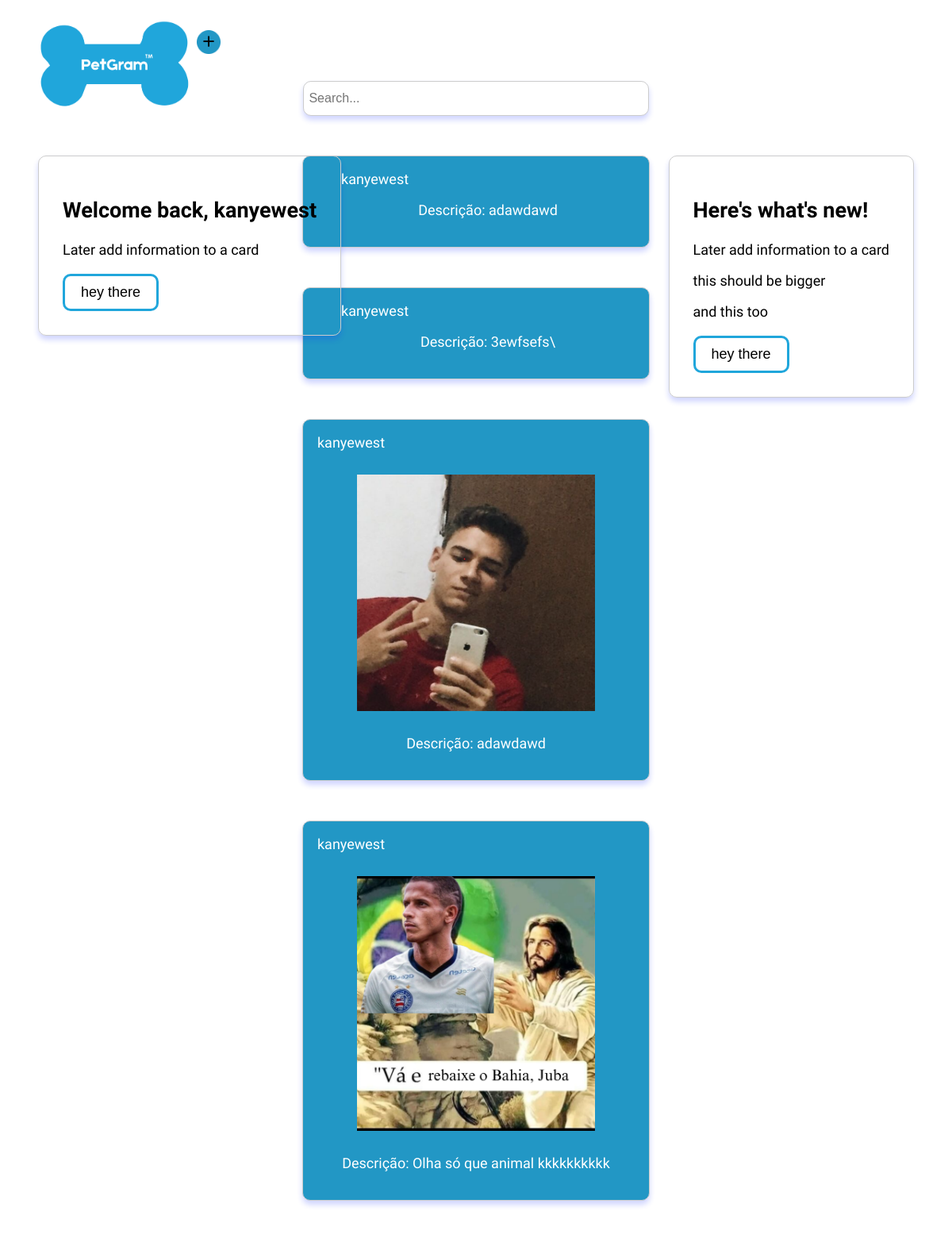
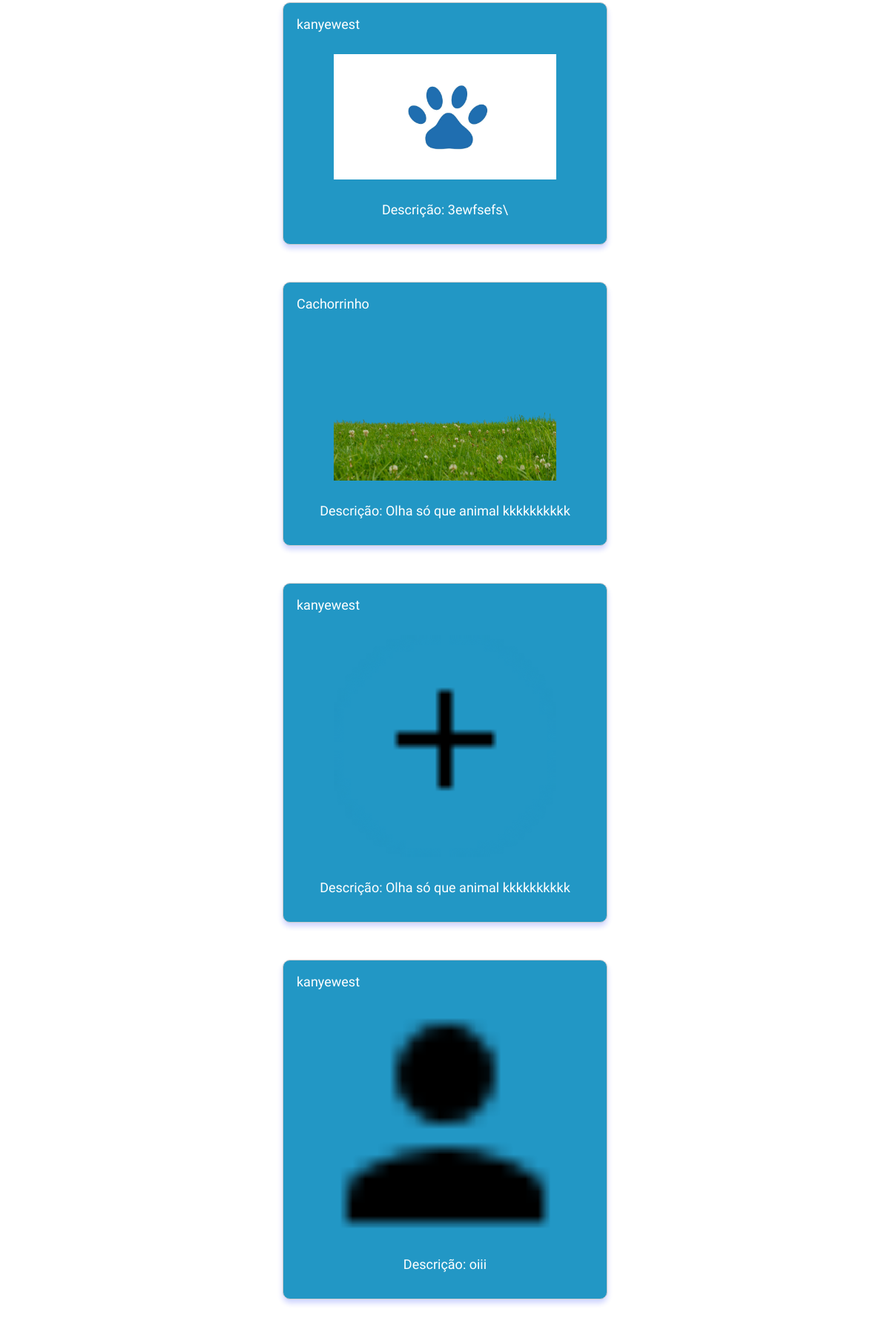
Screenshot of /home/ (signed in, upper part) with the database file from the repository (2 pictures, top to bottom).
### myapp/models.py (models this page shows, shortened)
class User(AbstractUser):
    profile_image = models.ImageField(null=True, blank=True, upload_to='images/')
    phone = models.CharField(max_length=20, null = True, blank=True)
    address = models.CharField(max_length=50 , null=True, blank=True)
    amount_of_followers = models.IntegerField(default=0)
    amount_of_following = models.IntegerField(default=0)
    followers = models.ManyToManyField('self', blank=True)

class post(models.Model):
    user = models.ForeignKey(User, on_delete=models.CASCADE, null=True, blank=True)
    image = models.ImageField(null=True, blank=True, upload_to='images/')
    description = models.CharField(max_length=500, null=True, blank=True)
    date = models.DateTimeField(auto_now_add=True)
    likes = models.IntegerField(default=0)
    comment = models.CharField(max_length=100, null=True, blank=True)
    who_liked = models.ManyToManyField(User, related_name='who_liked', blank=True)

### myapp/views.py (the view)
# urls.py: 2. Add a URL to urlpatterns:  path('', views.home, name='home')
@login_required
def home(request):
    current_user = request.user
    if current_user.is_authenticated:
        posts = post.objects.all() #all instances of a post
        return render(request, 'home.html', {'posts': posts}) #rendered with context of the posts
    else:
        return redirect('login')

### myapp/templates/home.html (shortened to what this page needs)
{% extends "homebase.html" %}
{% block content %}
<!DOCTYPE html>
<html lang="en">
<head>
</head>
<body>
    {% load static %}
        <img id="logo" src="{% static 'img/logo.png' %}" alt="Petgram Logo">
        <a href="{% url 'create' %}">
            <img id="new" src="{% static 'img/addNewpost.png' %}" alt="Add a new post" title="Add a new post">
        </a>
        <div class="search-bar">
            <input type="text" placeholder=" Search...">
        </div>
    <div class="posts">
        <div class="card2">
            <div class="card-content">
                <h2>Here's what's new!</h2>
                <p>Later add information to a card</p>
                <p>this should be bigger</p>
                <p>and this too</p>
                <button>hey there</button>
            </div>
        </div>
        <div class="posts">
            <div class="card">
                <div class="card-content">
                    <h2>Welcome back, {{user.username}}</h2>
                    <p>Later add information to a card</p>
                    <button>hey there</button>
                </div>
            </div>
        {% for post in posts %}
        <div class="post">
            <span>{{post.user.username}}</span>
            {% if post.image %}
                <img src="{{post.image.url}}" alt="">
            {% endif %}
            <p>Descrição: {{post.description}}</p>
        </div>
        {% endfor %}
    </div>
</body>
</html>
{% endblock %}

### myapp/static/homestyle.css (style rules this page uses)
body { font-family: 'Afacad', sans-serif; font-size: 18px; }
img { top: 20px; display: block; margin: 30px auto; width: 75%; }
.post { margin: 50px auto; width: 400px; padding: 1em; border: 1px solid #CCC; border-radius: 10px; background-color: #2297c5; box-shadow: 0 5px 7px rgba(22, 45, 255, 0.2); }
#logo { float:left; width: 200px; margin: 10px 0; margin-left: 40px; }
.post p { color : white; text-align: center; }
span { color: white; }
#new { display: inline-block; width: 30px; }
.card { float: left; margin-left: 40px; border: 1px solid #CCC; border-radius: 10px; padding: 30px; box-shadow: 0 5px 7px rgba(22, 45, 255, 0.2); }
.card2 { float: right; margin-right: 40px; border: 1px solid #CCC; border-radius: 10px; padding: 30px; box-shadow: 0 5px 7px rgba(22, 45, 255, 0.2); }
.search-bar { display: flex; justify-content: center; align-items: center; margin-right: 240px; }
.search-bar input[type="text"] { width: 430px; height: 40px; font-size: 16px; border: 1px solid #CCC; border-radius: 10px; box-shadow: 0 5px 7px rgba(22, 45, 255, 0.2); }
button { display: block; margin-top: 20px; border-radius: 10px; border: 3px solid #20a6db; background-color: #ffffff; font-size: 18px; padding: 10px 20px; cursor: pointer; }

### rows the page displays
User: username "kanyewest"
post: user.username "kanyewest", description "adawdawd"
post: user.username "kanyewest", description "3ewfsefs\\"
post: user.username "kanyewest", image (picture), description "adawdawd"
post: user.username "kanyewest", image (picture), description "Olha só que animal kkkkkkkkkk"
post: user.username "kanyewest", image (picture), description "3ewfsefs\\"
post: user.username "Cachorrinho", image (picture), description "Olha só que animal kkkkkkkkkk"
post: user.username "kanyewest", image (picture), description "Olha só que animal kkkkkkkkkk"
post: user.username "kanyewest", image (picture), description "oiii"
